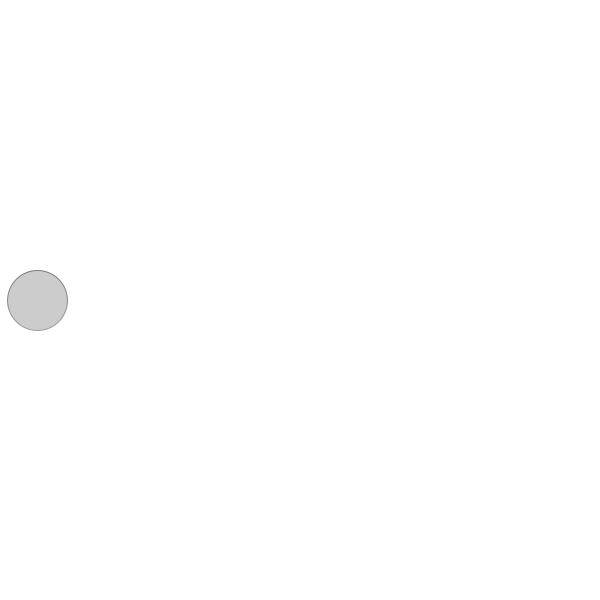
Frame 1 (no input)
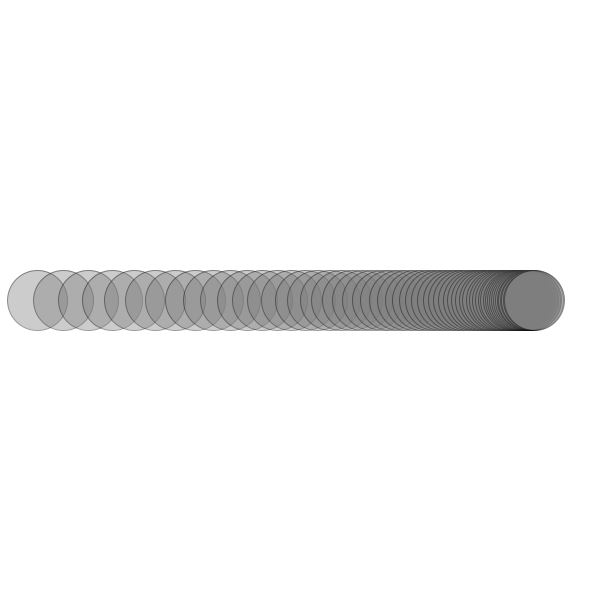
Frame 60 (the mouse pressed at the canvas centre just before this capture)
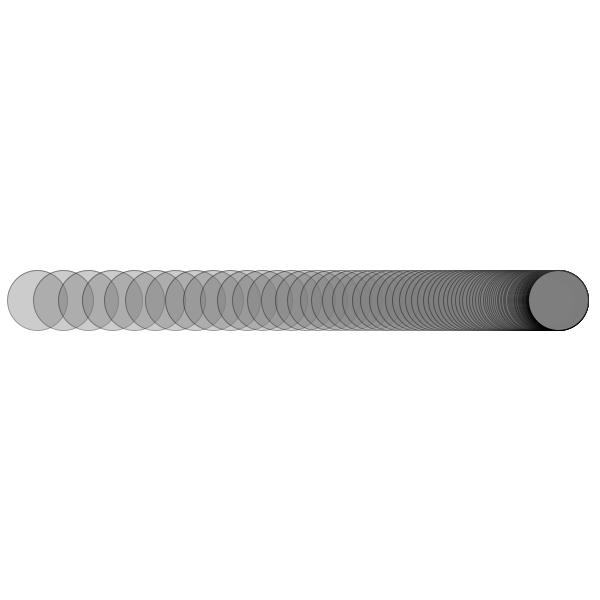
Frame 120 (the mouse held since frame 60 and released just before this capture)

The Processing sketch that drew these frames (run headless with seeded random() and noise(); from frame 60 on, the mouse is pressed at the canvas centre):

// Processing sketch: inertia_example
// ── inertia_example.pde
// Damping / Slowing down movement.

// set up the variables.
float xpos = 10;        // starting x location 
float targetX = 560;    // target x location to aim for
float damping = 0.05;    // amount of deceleration - the smaller the number the slower the object moves



void setup ( ) { 
  size (600, 600);
  background (255); 
  fill (125, 100); // grey fill with alpha value 
  stroke (0, 100);  // black outline with alpha value
}

void draw( ) { 
  // find the distance between the object and its target.
  
  float distanceFromTarget = targetX - xpos;
  
  // create a value which is a fraction of the total distance from target
  float moveAmount = distanceFromTarget * damping; 
  
  // move the xpos a fraction of the distance to its target. 
  xpos = xpos + moveAmount; 
  
  // draw the circle. 
  ellipse (xpos, 300, 60, 60);
  
  // as the circle nears its target the distance to target gets less and less 
  // the circle therefore moves slower and slower. 
  
}
